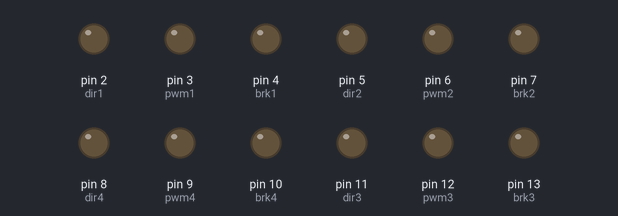
A sketch run on a simulated Arduino Uno, built with avr-gcc and run on an emulated ATmega328P. Shown: output pins drawn as LEDs (lit = HIGH). At 2.0 s the program stops and its outputs stay as they are.

Above: at 0.1 s.
At 2.1 s:
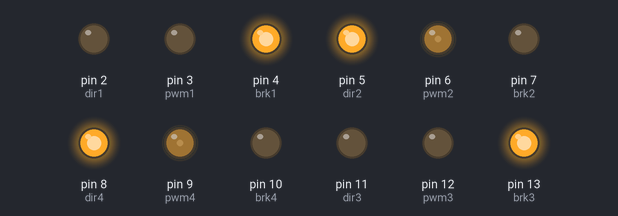
Timing chart, 0 to 3.5 s (numbered marks = the images above):
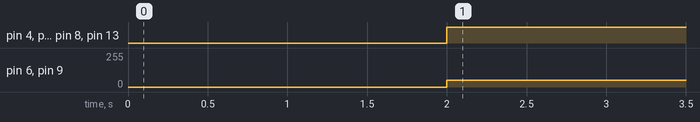

Measured:
- by itself, pin 4 (brk1), pin 5 (dir2), pin 8 (dir4), pin 13 (brk3): LOW → HIGH at 2.0 s
- by itself, pin 6 (pwm2), pin 9 (pwm4): 0/255 → 50/255 at 2.0 s

The sketch:

forward.ino
```cpp
#define dir2 5
#define pwm2 6
#define brk2 7

#define dir4 8
#define pwm4 9
#define brk4 10

#define dir1 2
#define pwm1 3
#define brk1 4

#define dir3 11
#define pwm3 12
#define brk3 13

int pwmh=50;
void forward()
{
  digitalWrite(brk2,LOW);
  analogWrite(pwm2,pwmh);
  digitalWrite(dir2,HIGH);

  digitalWrite(brk4,LOW);
  analogWrite(pwm4,pwmh);
  digitalWrite(dir4,HIGH);

  digitalWrite(brk1,HIGH);
  digitalWrite(brk3,HIGH);
}

void right()
{
  digitalWrite(brk1,LOW);
 analogWrite(pwm1,pwmh);
  digitalWrite(dir1, HIGH);

  digitalWrite(brk3,LOW);
  analogWrite(pwm3,pwmh);
  digitalWrite(dir3,LOW);

  digitalWrite(brk2,HIGH);
   digitalWrite(brk4,HIGH);
}

void left()
{
  digitalWrite(brk1,LOW);
 analogWrite(pwm1,pwmh);
  digitalWrite(dir1,LOW);

  digitalWrite(brk3,LOW);
  analogWrite(pwm3,pwmh);
  digitalWrite(dir3,HIGH);

  digitalWrite(brk2,HIGH);
   digitalWrite(brk4,HIGH);
}

void reverse()
{
  digitalWrite(brk2,LOW);
  analogWrite(pwm2,pwmh);
  digitalWrite(dir2,HIGH);

  digitalWrite(brk4,LOW);
  analogWrite(pwm4,pwmh);
  digitalWrite(dir4,LOW);

  digitalWrite(brk1,HIGH);
  digitalWrite(brk3,HIGH);
}

void agni()
{
  digitalWrite(brk4,LOW);
  analogWrite(pwm4,pwmh);
  digitalWrite(dir4,HIGH);

   digitalWrite(brk3,LOW);
  analogWrite(pwm3,pwmh);
  digitalWrite(dir3,LOW);

  digitalWrite(brk1,LOW);
  analogWrite(pwm1,pwmh);
  digitalWrite(dir1,HIGH);

   digitalWrite(brk2,LOW);
  analogWrite(pwm2,pwmh);
  digitalWrite(dir2,LOW);
}

void ishan()
{
  digitalWrite(brk4,LOW);
  analogWrite(pwm4,pwmh);
  digitalWrite(dir4,HIGH);

   digitalWrite(brk3,LOW);
  analogWrite(pwm3,pwmh);
  digitalWrite(dir3,HIGH);

  digitalWrite(brk1,LOW);
  analogWrite(pwm1,pwmh);
  digitalWrite(dir1,LOW);

   digitalWrite(brk2,LOW);
  analogWrite(pwm2,pwmh);
  digitalWrite(dir2,LOW);
}

void nairutya()
{
  digitalWrite(brk4,LOW);
  analogWrite(pwm4,pwmh);
  digitalWrite(dir4,LOW);

   digitalWrite(brk3,LOW);
  analogWrite(pwm3,pwmh);
  digitalWrite(dir3,LOW);

  digitalWrite(brk1,LOW);
  analogWrite(pwm1,pwmh);
  digitalWrite(dir1,HIGH);

   digitalWrite(brk2,LOW);
  analogWrite(pwm2,pwmh);
  digitalWrite(dir2,HIGH);
}

void vayavy()
{
  digitalWrite(brk4,LOW);
  analogWrite(pwm4,pwmh);
  digitalWrite(dir4,LOW);

   digitalWrite(brk3,LOW);
  analogWrite(pwm3,pwmh);
  digitalWrite(dir3,HIGH);

  digitalWrite(brk1,LOW);
  analogWrite(pwm1,pwmh);
  digitalWrite(dir1,LOW);

   digitalWrite(brk2,LOW);
  analogWrite(pwm2,pwmh);
  digitalWrite(dir2,HIGH);

}
void freeze()
{
  digitalWrite(brk1,HIGH);
  digitalWrite(brk2,HIGH);
  digitalWrite(brk3,HIGH);
  digitalWrite(brk4,HIGH);
}
void setup() {
//  pinMode(2,OUTPUT);
//  pinMode(3,OUTPUT);
//  pinMode(4,OUTPUT);
//  pinMode(5,OUTPUT);
//  pinMode(6,OUTPUT);
//  pinMode(7,OUTPUT);
//  pinMode(8,OUTPUT);
//  pinMode(9,OUTPUT);
//  pinMode(10,OUTPUT);
//  pinMode(11,OUTPUT);
//  pinMode(12,OUTPUT);
//  pinMode(13,OUTPUT);
  for(byte i=2;i<=13;i++)
  pinMode(i,OUTPUT);
}

void loop() {

delay(2000);

//left();

forward();
//delay(2000);

//forward();
//delay(5000);
//
//right();
//delay(1500);
//
//left();
//delay(1500);
//
//reverse();
//delay(1500);
//
//ishan();
//delay(1500);
//
//nairutya();
//delay(1500);
//
//agni();
//delay(1500);

//freeze();
while(1);

}
```
